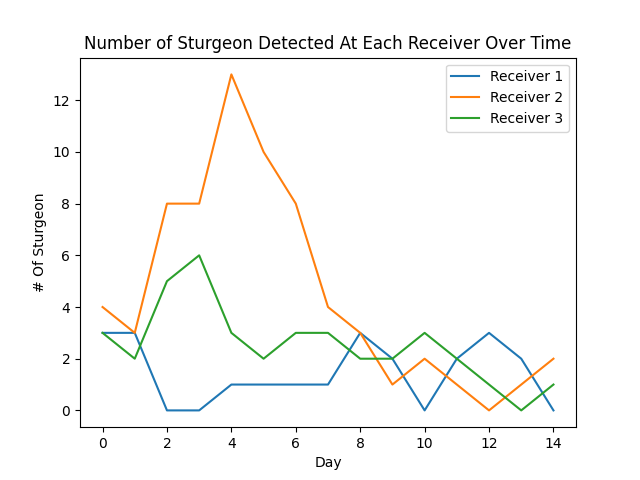

Python code for this plot:
import matplotlib.pyplot as plt

if __name__ == "__main__":
    receiver1 = input("Receiver 1: ")
    receiver2 = input("Receiver 2: ")
    receiver3 = input("Receiver 3: ")

    receiver1 = [int(x) for x in receiver1.replace(" ", "").split(",")]
    receiver2 = [int(x) for x in receiver2.replace(" ", "").split(",")]
    receiver3 = [int(x) for x in receiver3.replace(" ", "").split(",")]

    print(receiver1)
    print(receiver2)
    print(receiver3)
    days = range(len(receiver1))

    plt.plot(days, receiver1, label = "Receiver 1")
    plt.plot(days, receiver2, label = "Receiver 2")
    plt.plot(days, receiver3, label = "Receiver 3")

    plt.xlabel("Day")
    plt.ylabel("# Of Sturgeon")
    plt.title("Number of Sturgeon Detected At Each Receiver Over Time")
    plt.legend()
    
    plt.savefig("sturgeon.png")
    plt.show()

"""
3, 3, 0, 0, 1, 1, 1, 1, 3, 2, 0, 2, 3, 2, 0
4, 3, 8, 8, 13, 10, 8, 4, 3, 1, 2, 1, 0, 1, 2
3, 2, 5, 6, 3, 2, 3, 3, 2, 2, 3, 2, 1, 0, 1 

"""